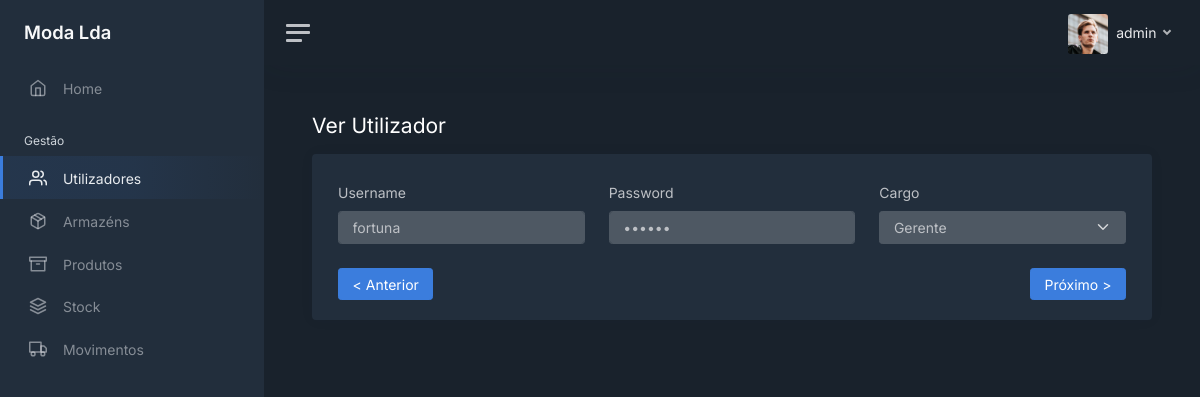
The page /users/3 (signed in) on the database its author committed.
### modules/login/models.py (models this page shows, shortened)
class User(UserMixin, db.Model):
    __tablename__ = 'users'
    __table_args__ = {'extend_existing': True}
    id = db.Column(db.Integer, primary_key=True)
    username = db.Column(db.String(), unique=True)
    password = db.Column(db.String())
    role = db.Column(db.String())
    last_login = db.Column(db.DateTime, server_default=db.func.now())
    active = db.Column(db.Boolean, unique=False, default=True)

### modules/main/views.py (the view)
@bp.route('/users/<int:id>')
@login_required
def view_user(id):
    user_view = User.query.filter_by(id=id, active=1).first_or_404()
    form = EditUserForm()
    form.id.data = user_view.id
    form.username.data = user_view.username
    form.password.data = user_view.password
    form.role.data = user_view.role
    prev = User.query.filter_by(active=1).order_by(User.id.desc()).filter(User.id < user_view.id).first()
    next = User.query.filter_by(active=1).order_by(User.id.asc()).filter(User.id > user_view.id).first()
    if prev is not None:
        prev = prev.id
    if next is not None:
        next = next.id
    if current_user.role == 'admin' or current_user.role == 'gerente':
        return render_template('users/users_view.html', user=current_user, tab="users",
                               next=next, prev=prev, form=form, action='view')
    else:
        return redirect(request.referrer or 'home')

### modules/main/forms.py
class EditUserForm(FlaskForm):
    id = HiddenField('id', validators=[InputRequired()])
    username = StringField('Username', validators=[InputRequired(), validators.length(max=32)])
    password = StringField('Password', widget=PasswordInput(hide_value=False), validators=[InputRequired(), validators.length(min=5, max=32)])
    role = SelectField('Cargo',
        choices=[('admin', 'Admin'), ('gerente', 'Gerente'), ('funcionario', 'Funcionário')],
        default="funcionario",
        validators=[InputRequired()]
    )

### modules/login/models.py (called while the page is built)
@login_manager.user_loader
def load_user(user_id):
    return User.query.get(int(user_id))

### modules/main/templates/users/users_view.html (shortened to what this page needs)
<!DOCTYPE html>
<html lang="en">
<head>
    <link href="/static/css/dashboard.css" rel="stylesheet">
    <link href="https://cdn.datatables.net/1.13.7/css/jquery.dataTables.min.css" rel="stylesheet">
</head>
{% extends 'sidebar.html' %}
{% block content %}
    <div class="row">
        <h1 class="h3 mb-3">{% if action == 'view' %}Ver{% else %}Editar{% endif %} Utilizador</h1>
    </div>
    <div class="card">
        <div class="card-body">
            <div class="container-fluid">
                <form action="" method="post">
                    <div class="row">
                        <div class="col-12 col-md-4 mt-2">
                            {{ form.username.label(class_="form-label") }}
                            {% if action == 'view' %}
                                {{ form.username(class_="form-control", disabled="disabled") }}
                            {% else %}
                                {{ form.username(class_="form-control") }}
                            {% endif %}
                        </div>
                        <div class="col-12 col-md-4 mt-2">
                            {{ form.password.label(class_="form-label") }}
                            {% if action == 'view' %}
                                {{ form.password(class_="form-control", disabled="disabled") }}
                            {% else %}
                                {{ form.password(class_="form-control") }}
                            {% endif %}
                        </div>
                        <div class="col-12 col-md-4 mt-2">
                            {{ form.role.label(class_="form-label") }}
                            {% if action == 'view' %}
                                {{ form.role(class_="form-select", disabled="disabled") }}
                            {% else %}
                                {{ form.role(class_="form-select") }}
                            {% endif %}
                        </div>
                    </div>
                    <div class="mt-4">
                        {% if action == 'view' %}
                            <div class="row">
                                <div class="col">
                                    {% if prev is not none %}
                                        <a href="/users/{{ prev }}" class="btn btn-primary"> < Anterior</a>
                                    {% endif %}
                                </div>
                                <div class="col">
                                    {% if next is not none %}
                                        <a href="/users/{{ next }}" class="btn btn-primary float-end">Próximo ></a>
                                    {% endif %}
                                </div>
                            </div>
                        {% endif %}
                    </div>
                </form>
            </div>
        </div>
    </div>
{% endblock %}

### modules/main/templates/sidebar.html (shortened to what this page needs)
<body data-theme="dark">
<div class="wrapper">
    <nav id="sidebar" class="sidebar js-sidebar">
        <div class="sidebar-content js-simplebar">
            <a class="sidebar-brand" href="/home">
                <span class="align-middle">Moda Lda</span>
            </a>
            <ul class="sidebar-nav">
                <li class="sidebar-item {% if tab == 'home' %}active{% endif %}">
                    <a class="sidebar-link" href="/home">
                        <i class="align-middle" data-feather="home"></i> <span class="align-middle">Home</span>
                    </a>
                </li>
                <li class="sidebar-header">
                    Gestão
                </li>
                {% if user.role == 'admin' or user.role == 'gerente' %}
                <li class="sidebar-item {% if tab == 'users' %}active{% endif %}">
                    <a class="sidebar-link" href="/users">
                        <i class="align-middle" data-feather="users"></i> <span class="align-middle">Utilizadores</span>
                    </a>
                </li>
                {% endif %}
                {% if user.role == 'admin' or user.role == 'gerente' %}
                <li class="sidebar-item {% if tab == 'warehouses' %}active{% endif %}">
                    <a class="sidebar-link" href="/warehouses">
                        <i class="align-middle" data-feather="package"></i> <span class="align-middle">Armazéns</span>
                    </a>
                </li>
                {% endif %}
                <li class="sidebar-item {% if tab == 'products' %}active{% endif %}">
                    <a class="sidebar-link" href="/products">
                        <i class="align-middle" data-feather="archive"></i> <span class="align-middle">Produtos</span>
                    </a>
                </li>
                <li class="sidebar-item {% if tab == 'stock' %}active{% endif %}">
                    <a class="sidebar-link" href="/stock">
                        <i class="align-middle" data-feather="layers"></i> <span class="align-middle">Stock</span>
                    </a>
                </li>
                <li class="sidebar-item {% if tab == 'movements' %}active{% endif %}">
                    <a class="sidebar-link" href="/movements">
                        <i class="align-middle" data-feather="truck"></i> <span class="align-middle">Movimentos</span>
                    </a>
                </li>
            </ul>
        </div>
    </nav>
    <div class="main">
        <nav class="navbar navbar-expand navbar-light navbar-bg">
            <a class="sidebar-toggle js-sidebar-toggle">
                <i class="hamburger align-self-center"></i>
            </a>
            <div class="navbar-collapse collapse">
                <ul class="navbar-nav navbar-align">
                    <li class="nav-item dropdown">
                        <a class="nav-link dropdown-toggle d-none d-sm-inline-block" href="#" data-bs-toggle="dropdown">
                            <img src="/static/img/avatars/avatar.jpg" class="avatar img-fluid rounded me-1"
                                 alt="{{ user.username }}"/> <span class="text-dark"> {{ user.username }} </span>
                        </a>
                    </li>
                </ul>
            </div>
        </nav>
        <main class="content">
            <div class="container-fluid p-0">
                {% block content %}
                {% endblock %}
            </div>
        </main>
    </div>
</div>
</body>
</html>

### rows shown on the page
User: username "admin"
User: username "fortuna", role "Gerente"
